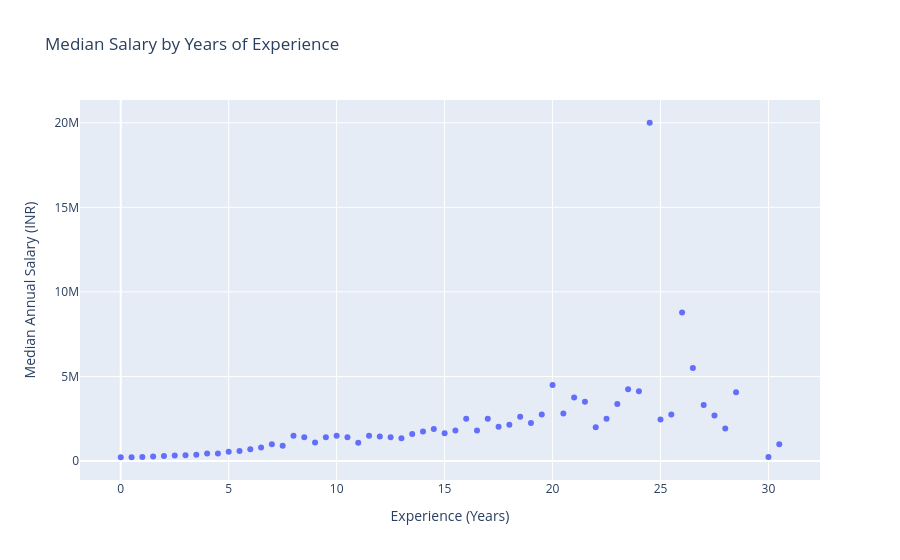

The code cell stored with this chart in its notebook:
### Code cell
experience_summary = (
    df_clean.groupby("experience_years")["target_salary"]
    .median()
    .reset_index()
)

fig = px.scatter(
    experience_summary,
    x="experience_years",
    y="target_salary",
    title="Median Salary by Years of Experience",
    labels={
        "experience_years": "Experience (Years)",
        "target_salary": "Median Annual Salary (INR)"
    }
)

fig.show()

### Figure 1 — Plotly figure (JSON) as saved in the notebook; plotly's stock layout.template omitted (floating-point values rounded to 4 significant figures)
{"data": [{"hovertemplate": "Experience (Years)=%{x}<br>Median Annual Salary (INR)=%{y}<extra></extra>", "legendgroup": "", "marker": {"color": "#636efa", "symbol": "circle"}, "mode": "markers", "name": "", "orientation": "v", "showlegend": false, "type": "scatter", "x": [0.0, 0.5, 1.0, 1.5, 2.0, 2.5, 3.0, 3.5, 4.0, 4.5, 5.0, 5.5, 6.0, 6.5, 7.0, 7.5, 8.0, 8.5, 9.0, 9.5, 10.0, 10.5, 11.0, 11.5, 12.0, 12.5, 13.0, 13.5, 14.0, 14.5, 15.0, 15.5, 16.0, 16.5, 17.0, 17.5, 18.0, 18.5, 19.0, 19.5, 20.0, 20.5, 21.0, 21.5, 22.0, 22.5, 23.0, 23.5, 24.0, 24.5, 25.0, 25.5, 26.0, 26.5, 27.0, 27.5, 28.0, 28.5, 30.0, 30.5], "xaxis": "x", "y": [225000.0, 225000.0, 237500.0, 262500.0, 300000.0, 330000.0, 350000.0, 375000.0, 450000.0, 450000.0, 550000.0, 600000.0, 700000.0, 800000.0, 1000000.0, 900000.0, 1500000.0, 1400000.0, 1100000.0, 1400000.0, 1500000.0, 1400000.0, 1075000.0, 1500000.0, 1450000.0, 1400000.0, 1350000.0, 1600000.0, 1750000.0, 1900000.0, 1650000.0, 1800000.0, 2500000.0, 1800000.0, 2500000.0, 2025000.0, 2150000.0, 2625000.0, 2250000.0, 2750000.0, 4500000.0, 2812000.0, 3750000.0, 3500000.0, 2000000.0, 2500000.0, 3375000.0, 4250000.0, 4125000.0, 20000000.0, 2462000.0, 2750000.0, 8775000.0, 5500000.0, 3312000.0, 2688000.0, 1925000.0, 4062000.0, 240000.0, 1000000.0], "yaxis": "y"}], "layout": {"legend": {"tracegroupgap": 0}, "title": {"text": "Median Salary by Years of Experience"}, "xaxis": {"anchor": "y", "domain": [0, 1], "title": {"text": "Experience (Years)"}}, "yaxis": {"anchor": "x", "domain": [0, 1], "title": {"text": "Median Annual Salary (INR)"}}}}
